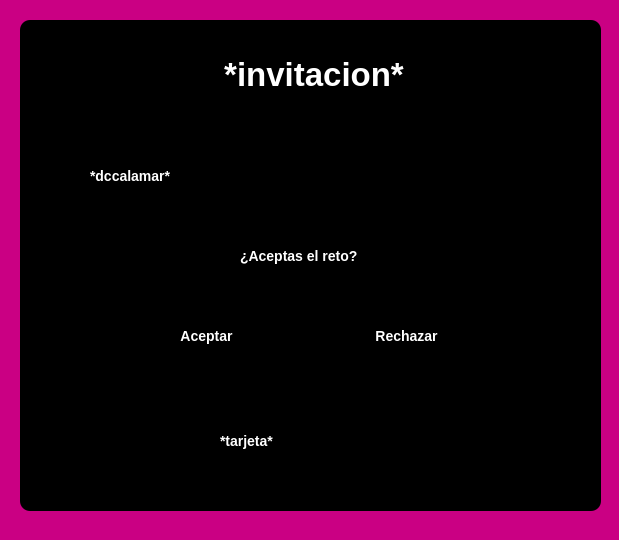
<?xml version="1.0" encoding="UTF-8"?>
<ui version="4.0">
 <class>MainWindow</class>
 <widget class="QMainWindow" name="MainWindow">
  <property name="geometry">
   <rect>
    <x>0</x>
    <y>0</y>
    <width>619</width>
    <height>540</height>
   </rect>
  </property>
  <property name="windowTitle">
   <string>MainWindow</string>
  </property>
  <property name="styleSheet">
   <string notr="true">background-color: rgb(202, 0, 131);</string>
  </property>
  <widget class="QWidget" name="centralwidget">
   <widget class="QWidget" name="widget" native="true">
    <property name="geometry">
     <rect>
      <x>100</x>
      <y>60</y>
      <width>120</width>
      <height>80</height>
     </rect>
    </property>
   </widget>
   <widget class="QWidget" name="widget_2" native="true">
    <property name="geometry">
     <rect>
      <x>20</x>
      <y>20</y>
      <width>581</width>
      <height>491</height>
     </rect>
    </property>
    <property name="styleSheet">
     <string notr="true">background-color: rgb(0, 0, 0);
color: rgb(255, 255, 255);
border-width: 2px;
border-radius: 10px;
border-color: beige;
font: bold 14px;
min-width: 4em;
padding: 6px;</string>
    </property>
    <widget class="QLabel" name="titulo">
     <property name="geometry">
      <rect>
       <x>100</x>
       <y>30</y>
       <width>381</width>
       <height>51</height>
      </rect>
     </property>
     <property name="styleSheet">
      <string notr="true">font: bold 25px;</string>
     </property>
     <property name="text">
      <string>&lt;html&gt;&lt;head/&gt;&lt;body&gt;&lt;p align=&quot;center&quot;&gt;&lt;span style=&quot; font-size:25pt;&quot;&gt;*invitacion*&lt;/span&gt;&lt;/p&gt;&lt;/body&gt;&lt;/html&gt;</string>
     </property>
    </widget>
    <widget class="QLabel" name="imagen_tarjeta">
     <property name="geometry">
      <rect>
       <x>190</x>
       <y>370</y>
       <width>211</width>
       <height>101</height>
      </rect>
     </property>
     <property name="text">
      <string>*tarjeta*</string>
     </property>
    </widget>
    <widget class="QLabel" name="lista_jugadores">
     <property name="geometry">
      <rect>
       <x>190</x>
       <y>110</y>
       <width>190</width>
       <height>271</height>
      </rect>
     </property>
     <property name="styleSheet">
      <string notr="true">font: 20pt &quot;.SF NS Text&quot;;</string>
     </property>
     <property name="text">
      <string/>
     </property>
     <property name="alignment">
      <set>Qt::AlignLeading|Qt::AlignLeft|Qt::AlignTop</set>
     </property>
    </widget>
    <widget class="QLabel" name="imagen_logo">
     <property name="geometry">
      <rect>
       <x>60</x>
       <y>80</y>
       <width>461</width>
       <height>151</height>
      </rect>
     </property>
     <property name="text">
      <string>*dccalamar*</string>
     </property>
    </widget>
    <widget class="QLabel" name="label_3">
     <property name="geometry">
      <rect>
       <x>210</x>
       <y>210</y>
       <width>151</width>
       <height>51</height>
      </rect>
     </property>
     <property name="text">
      <string>¿Aceptas el reto?</string>
     </property>
    </widget>
    <widget class="QPushButton" name="boton_aceptar">
     <property name="geometry">
      <rect>
       <x>130</x>
       <y>300</y>
       <width>113</width>
       <height>32</height>
      </rect>
     </property>
     <property name="text">
      <string>Aceptar</string>
     </property>
    </widget>
    <widget class="QPushButton" name="boton_rechazar">
     <property name="geometry">
      <rect>
       <x>330</x>
       <y>300</y>
       <width>113</width>
       <height>32</height>
      </rect>
     </property>
     <property name="text">
      <string>Rechazar</string>
     </property>
    </widget>
   </widget>
  </widget>
 </widget>
 <resources/>
 <connections/>
</ui>
